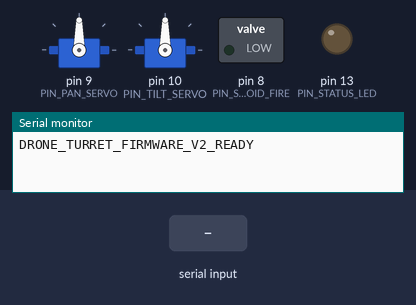
Recording of a sketch running on a simulated Arduino Uno, built with avr-gcc and run on an emulated ATmega328P. Shown: 2 × servo, switched loads named in the sketch (green lamp = pin HIGH), output pins drawn as LEDs (lit = HIGH), the last lines printed to the serial monitor. The inputs (shaded band) are chosen by the test bench.

Above: at 1.55 s.
1.6 s: "FIRE\n" received over Serial
At 2.8 s:
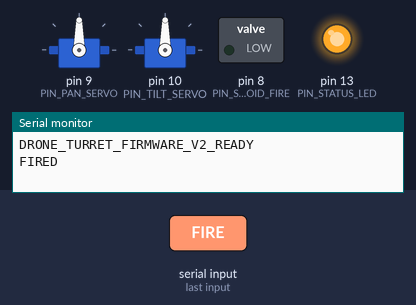
4.6 s: "90,45,200\n" received over Serial
At 5.9 s:
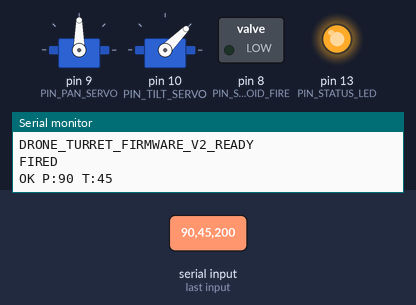
7.6 s: "30,150,10\n" received over Serial
At 8.9 s:
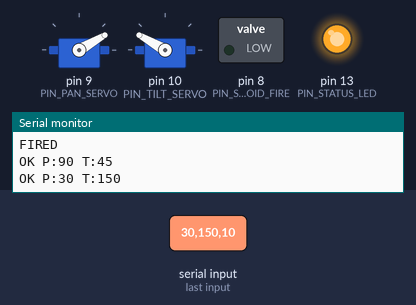
10.6 s: "1,90\n" received over Serial
At 11.66 s:
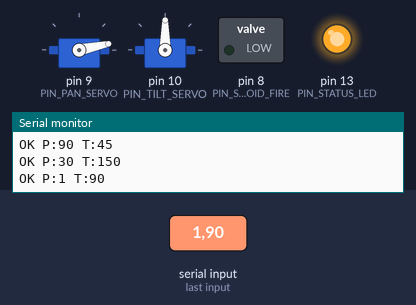
13.6 s: "P,45\n" received over Serial
At 14.08 s:
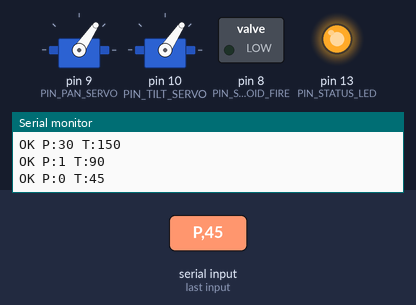
Timing chart, 0 to 17.6 s (numbered marks = the images above; inputs shaded):
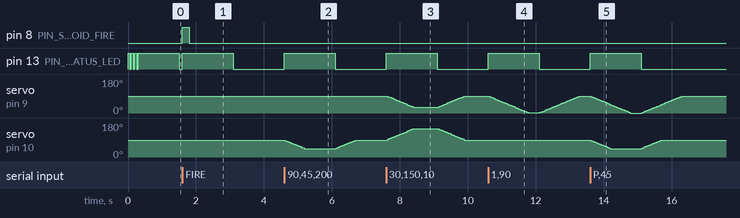

The sketch:

drone_turret_firmware.ino
```cpp
/*
 * drone_turret_firmware.ino
 * Production Arduino Uno Firmware for AI Interceptor Turret with Net Launcher
 *
 * Hardware Pinout:
 *   - Pan Servo (Azimuth):        Digital Pin 9  (Timer 1 PWM)
 *   - Tilt Servo (Elevation):     Digital Pin 10 (Timer 1 PWM)
 *   - Pneumatic Solenoid Trigger: Digital Pin 8  (Active HIGH)
 *   - Status / Heartbeat LED:     Digital Pin 13 (Builtin LED)
 *
 * Features:
 *   - Non-blocking circular buffer serial command parser (115200 baud).
 *   - Commands:
 *       "P<pan>,T<tilt>\n" -> Moves servos to absolute angles [0, 180]. Responds "OK P:<pan> T:<tilt>\n"
 *       "<pan>,<tilt>\n"   -> Legacy comma format. Responds "OK P:<pan> T:<tilt>\n"
 *       "FIRE\n"           -> Activates pneumatic launch solenoid on Pin 8 with 200ms auto-cutoff. Responds "FIRED\n"
 *       "HOME\n"           -> Commands neutral position (90, 90). Responds "OK P:90 T:90\n"
 *       "PING\n"           -> Health check. Responds "PONG\n"
 *   - Internal Slew Rate Smoothing (caps max speed to 1.5 deg per 20ms update tick).
 *   - Hardware Watchdog Failsafe (parks servos at 90, 90 on 1500ms timeout).
 *   - Solenoid Auto-Cutoff (pin 8 sets LOW after 200ms non-blockingly).
 */

#include <Servo.h>

// --- Pin Assignments ---
const uint8_t PIN_PAN_SERVO      = 9;
const uint8_t PIN_TILT_SERVO     = 10;
const uint8_t PIN_SOLENOID_FIRE  = 8;
const uint8_t PIN_STATUS_LED     = 13;

// --- Constants & Limits ---
const uint32_t SERIAL_BAUD_RATE  = 115200;
const float HOME_PAN_DEG         = 90.0f;
const float HOME_TILT_DEG        = 90.0f;
const float MIN_SERVO_DEG        = 0.0f;
const float MAX_SERVO_DEG        = 180.0f;
const float MAX_SLEW_DEG_PER_TICK= 1.5f;   // Max slew rate limit per 20ms (~75 deg/s)
const uint32_t TICK_INTERVAL_MS  = 20;     // 50 Hz control loop
const uint32_t WATCHDOG_TIMEOUT_MS = 1500; // 1.5s failsafe timeout
const uint32_t SOLENOID_PULSE_MS   = 200;  // 200ms firing pulse width

// --- Servo Objects ---
Servo panServo;
Servo tiltServo;

// --- Target & Current Angular State ---
float targetPanDeg   = HOME_PAN_DEG;
float targetTiltDeg  = HOME_TILT_DEG;
float currentPanDeg  = HOME_PAN_DEG;
float currentTiltDeg = HOME_TILT_DEG;

// --- Timing & Failsafe State ---
uint32_t lastCommandTimeMs = 0;
uint32_t lastTickTimeMs    = 0;
uint32_t fireStartTimeMs   = 0;
bool     isFiringActive    = false;
bool     isWatchdogActive  = false;

// --- Serial Ring Buffer ---
const uint8_t RX_BUFFER_SIZE = 64;
char rxBuffer[RX_BUFFER_SIZE];
uint8_t rxBufferHead = 0;

void setup() {
  // Initialize Serial
  Serial.begin(SERIAL_BAUD_RATE);
  while (!Serial && millis() < 1000); // Allow USB connection

  // Initialize GPIO Pins
  pinMode(PIN_SOLENOID_FIRE, OUTPUT);
  digitalWrite(PIN_SOLENOID_FIRE, LOW);

  pinMode(PIN_STATUS_LED, OUTPUT);
  digitalWrite(PIN_STATUS_LED, HIGH);

  // Attach Servos
  panServo.attach(PIN_PAN_SERVO, 544, 2400);   // Standard 544-2400us PWM pulse width
  tiltServo.attach(PIN_TILT_SERVO, 544, 2400);

  // Home Servos
  panServo.write((int)HOME_PAN_DEG);
  tiltServo.write((int)HOME_TILT_DEG);

  lastCommandTimeMs = millis();
  lastTickTimeMs    = millis();

  // Startup indication
  for (int i = 0; i < 3; i++) {
    digitalWrite(PIN_STATUS_LED, HIGH);
    delay(50);
    digitalWrite(PIN_STATUS_LED, LOW);
    delay(50);
  }
  digitalWrite(PIN_STATUS_LED, HIGH);

  Serial.println("DRONE_TURRET_FIRMWARE_V2_READY");
}

void loop() {
  uint32_t nowMs = millis();

  // 1. Process incoming Serial bytes (non-blocking)
  readSerialCommands();

  // 2. Control Tick: Slew-rate smoothing & servo update at 50Hz (every 20ms)
  if (nowMs - lastTickTimeMs >= TICK_INTERVAL_MS) {
    lastTickTimeMs = nowMs;
    updateServoPositions();
  }

  // 3. Solenoid Firing Auto-Cutoff
  if (isFiringActive && (nowMs - fireStartTimeMs >= SOLENOID_PULSE_MS)) {
    digitalWrite(PIN_SOLENOID_FIRE, LOW);
    isFiringActive = false;
  }

  // 4. Watchdog Failsafe
  if (nowMs - lastCommandTimeMs > WATCHDOG_TIMEOUT_MS) {
    if (!isWatchdogActive) {
      isWatchdogActive = true;
      targetPanDeg = HOME_PAN_DEG;
      targetTiltDeg = HOME_TILT_DEG;
      digitalWrite(PIN_STATUS_LED, LOW); // LED off indicates failsafe
    }
  } else {
    if (isWatchdogActive) {
      isWatchdogActive = false;
      digitalWrite(PIN_STATUS_LED, HIGH);
    }
  }
}

// --- Non-blocking Serial Command Reader & Parser ---
void readSerialCommands() {
  while (Serial.available() > 0) {
    char c = (char)Serial.read();

    if (c == '\r') {
      continue; // Ignore carriage return
    }

    if (c == '\n') {
      // Process complete command line
      if (rxBufferHead > 0) {
        rxBuffer[rxBufferHead] = '\0';
        parseCommand(rxBuffer);
        rxBufferHead = 0;
      }
    } else {
      if (rxBufferHead < RX_BUFFER_SIZE - 1) {
        rxBuffer[rxBufferHead++] = c;
      } else {
        // Buffer overflow: discard and reset
        rxBufferHead = 0;
      }
    }
  }
}

void parseCommand(const char* cmd) {
  lastCommandTimeMs = millis();

  // 1. PING Command
  if (strcmp(cmd, "PING") == 0) {
    Serial.println("PONG");
    return;
  }

  // 2. FIRE Command
  if (strcmp(cmd, "FIRE") == 0) {
    digitalWrite(PIN_SOLENOID_FIRE, HIGH);
    isFiringActive = true;
    fireStartTimeMs = millis();
    Serial.println("FIRED");
    return;
  }

  // 3. HOME Command
  if (strcmp(cmd, "HOME") == 0) {
    targetPanDeg = HOME_PAN_DEG;
    targetTiltDeg = HOME_TILT_DEG;
    Serial.println("OK P:90 T:90");
    return;
  }

  // 4. Standard Format: "P<pan>,T<tilt>"
  if (cmd[0] == 'P' || cmd[0] == 'p') {
    const char* tPtr = strchr(cmd, 'T');
    if (!tPtr) tPtr = strchr(cmd, 't');

    if (tPtr != NULL) {
      float panVal = atof(cmd + 1);
      float tiltVal = atof(tPtr + 1);

      panVal = constrain(panVal, MIN_SERVO_DEG, MAX_SERVO_DEG);
      tiltVal = constrain(tiltVal, MIN_SERVO_DEG, MAX_SERVO_DEG);

      targetPanDeg = panVal;
      targetTiltDeg = tiltVal;

      Serial.print("OK P:");
      Serial.print((int)targetPanDeg);
      Serial.print(" T:");
      Serial.println((int)targetTiltDeg);
      return;
    }
  }

  // 5. Legacy Format: "<pan>,<tilt>"
  const char* commaPtr = strchr(cmd, ',');
  if (commaPtr != NULL) {
    float panVal = atof(cmd);
    float tiltVal = atof(commaPtr + 1);

    panVal = constrain(panVal, MIN_SERVO_DEG, MAX_SERVO_DEG);
    tiltVal = constrain(tiltVal, MIN_SERVO_DEG, MAX_SERVO_DEG);

    targetPanDeg = panVal;
    targetTiltDeg = tiltVal;

    Serial.print("OK P:");
    Serial.print((int)targetPanDeg);
    Serial.print(" T:");
    Serial.println((int)targetTiltDeg);
    return;
  }

  // Unknown command
  Serial.print("ERR_UNKNOWN_CMD: ");
  Serial.println(cmd);
}

// --- Slew-Rate Smoothing & Hardware Servo Update ---
void updateServoPositions() {
  // Smooth Pan
  float panError = targetPanDeg - currentPanDeg;
  if (fabs(panError) > 0.05f) {
    if (panError > MAX_SLEW_DEG_PER_TICK) {
      currentPanDeg += MAX_SLEW_DEG_PER_TICK;
    } else if (panError < -MAX_SLEW_DEG_PER_TICK) {
      currentPanDeg -= MAX_SLEW_DEG_PER_TICK;
    } else {
      currentPanDeg = targetPanDeg;
    }
    panServo.write((int)round(currentPanDeg));
  }

  // Smooth Tilt
  float tiltError = targetTiltDeg - currentTiltDeg;
  if (fabs(tiltError) > 0.05f) {
    if (tiltError > MAX_SLEW_DEG_PER_TICK) {
      currentTiltDeg += MAX_SLEW_DEG_PER_TICK;
    } else if (tiltError < -MAX_SLEW_DEG_PER_TICK) {
      currentTiltDeg -= MAX_SLEW_DEG_PER_TICK;
    } else {
      currentTiltDeg = targetTiltDeg;
    }
    tiltServo.write((int)round(currentTiltDeg));
  }
}
```

Measured:
- after the input at 1.6 s, pin 8 (PIN_SOLENOID_FIRE): LOW → HIGH at once, → LOW 0.20 s later; pin 13 (PIN_STATUS_LED): LOW → HIGH at once, → LOW 1.5 s later
- after the input at 4.6 s, pin 13 (PIN_STATUS_LED): LOW → HIGH at once, → LOW 1.5 s later
- after the input at 7.6 s, pin 13 (PIN_STATUS_LED): LOW → HIGH at once, → LOW 1.5 s later; servo on pin 10 (PIN_TILT_SERVO): rises from 90° to 150° in 0.76 s, then falls to 90° in 1.5 s
- after the input at 10.6 s, pin 13 (PIN_STATUS_LED): LOW → HIGH at once, → LOW 1.5 s later
- after the input at 13.6 s, pin 13 (PIN_STATUS_LED): LOW → HIGH at once, → LOW 1.5 s later
- by itself, pin 13 (PIN_STATUS_LED): repeats every 0.10 s: HIGH 0.05 s, LOW 0.05 s
